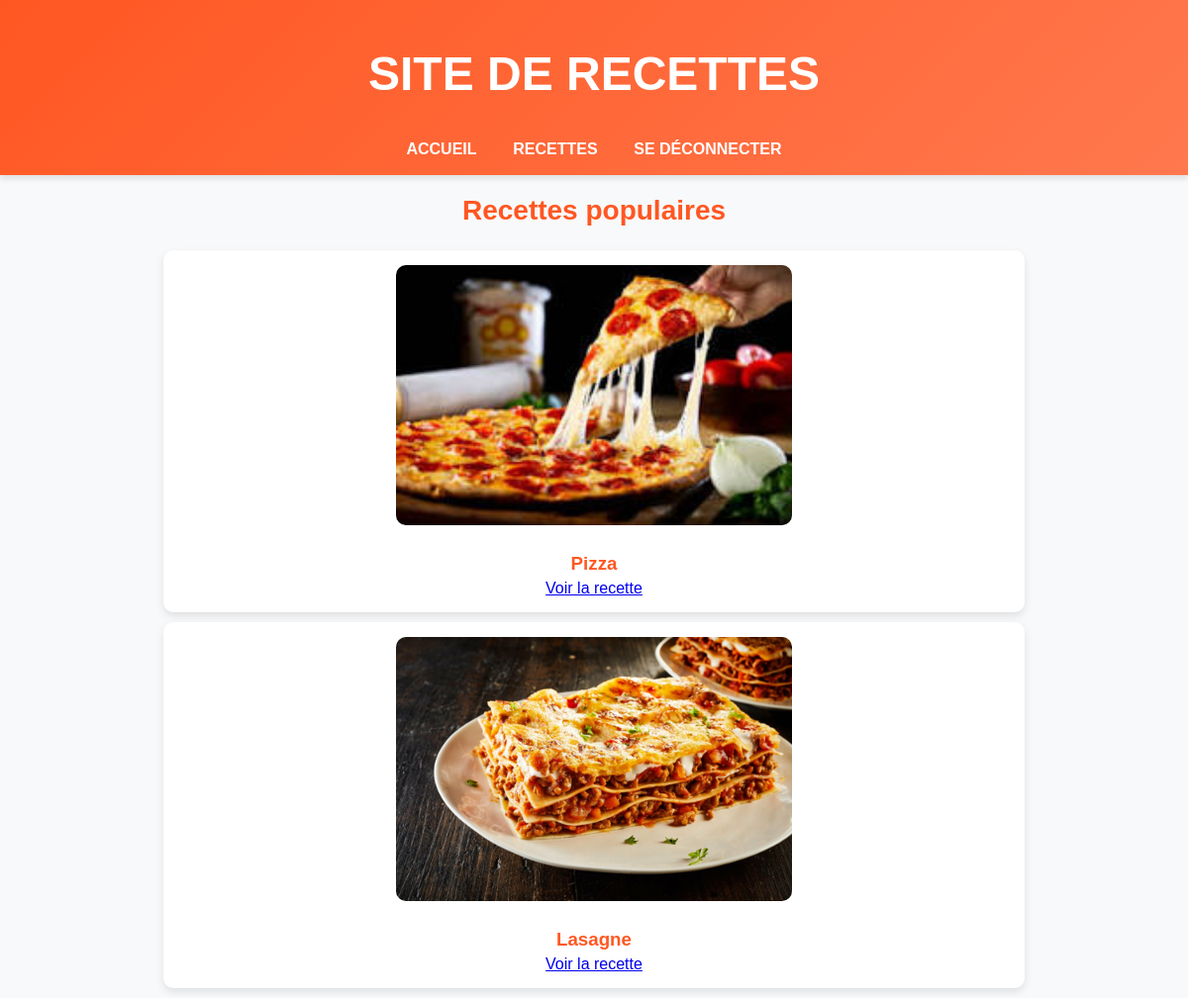
Screenshot of / (signed in) with the database file from the repository.
### app.py (models this page shows)
class Recette(db.Model):
    id = db.Column(db.Integer, primary_key=True)
    nom = db.Column(db.String(100), nullable=False)
    ingredients = db.Column(db.Text, nullable=False)
    instructions = db.Column(db.Text, nullable=False)
    image = db.Column(db.String(100), nullable=True)
    publique = db.Column(db.Boolean, default=False)
    user_id = db.Column(db.Integer, db.ForeignKey('user.id'), nullable=False)

### app.py (the view)
@app.route("/")
def home():
    recettes_publiques = Recette.query.filter_by(publique=True).all()
    return render_template("index.html", recettes=recettes_publiques)

### app.py (called while the page is built)
@login_manager.user_loader
def load_user(user_id):
    return User.query.get(int(user_id))

### templates/index.html (shortened to what this page needs)
{% extends "base.html" %}
{% block content %}
<h2>Recettes populaires</h2>
<div class="recettes-container">
    {% for recette in recettes %}
        <div class="recette-card">
            <img src="{{ url_for('static', filename='uploads/' + recette.image) }}" alt="{{ recette.nom }}">
            <h3>{{ recette.nom }}</h3>
            <a href="{{ url_for('afficher_recette', id=recette.id) }}">Voir la recette</a>
        </div>
    {% endfor %}
</div>
{% endblock %}

### static/style.css (style rules this page uses)
body { font-family: 'Poppins', sans-serif; margin: 0; padding: 0; background-color: #f8f9fa; text-align: center; color: #333; }
h2 { color: #ff5722; font-size: 28px; margin-top: 20px; }
.recette-card { display: flex; flex-direction: column; align-items: center; background: white; padding: 15px; margin: 10px auto; width: 70%; border-radius: 10px; box-shadow: 0 4px 8px rgba(0, 0, 0, 0.1); transition: transform 0.2s; }
.recette-card img { width: 100%; max-width: 400px; height: auto; border-radius: 10px; margin-bottom: 10px; }
.recette-card h3 { color: #ff5722; margin-bottom: 5px; }

### rows the page displays
Recette: image (picture), nom "Pizza"
Recette: image (picture), nom "Lasagne"
